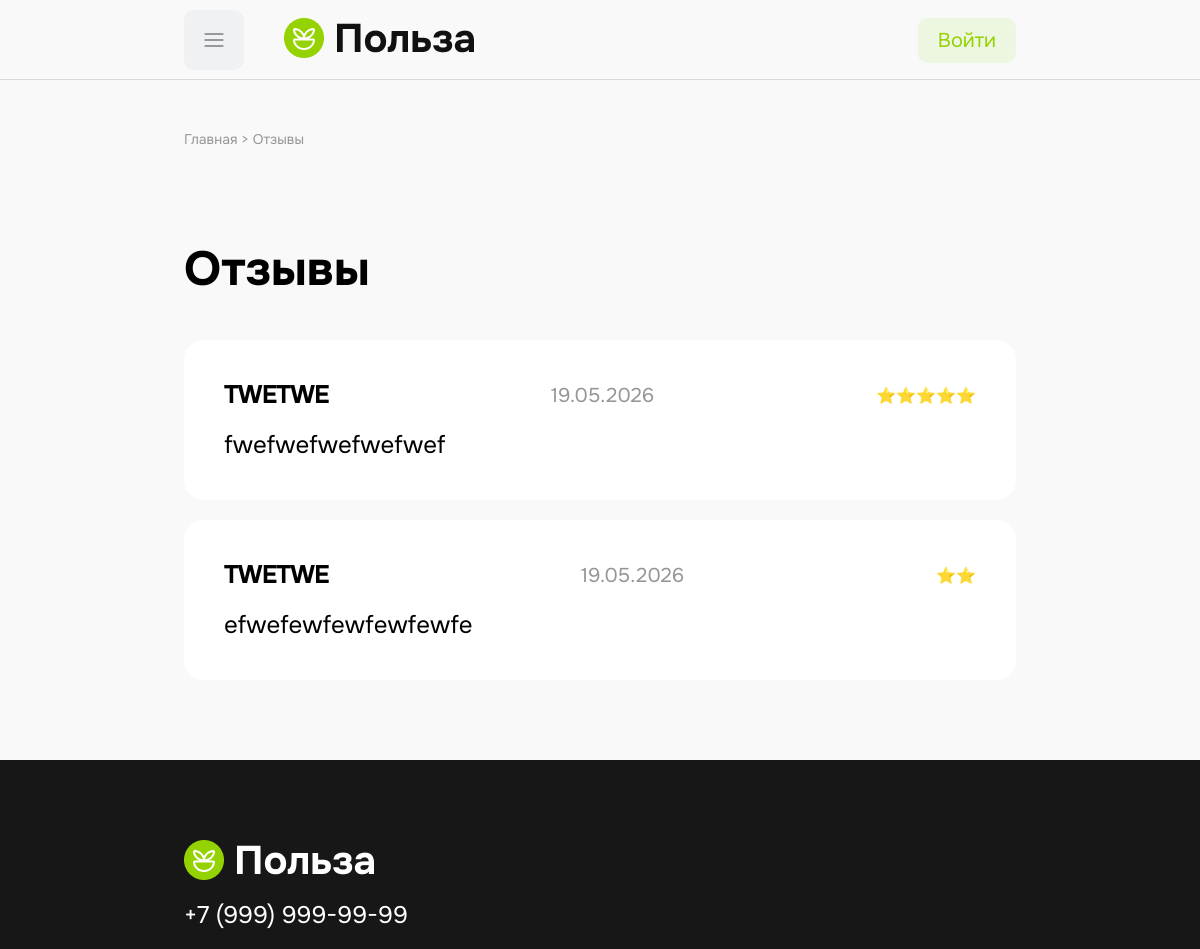
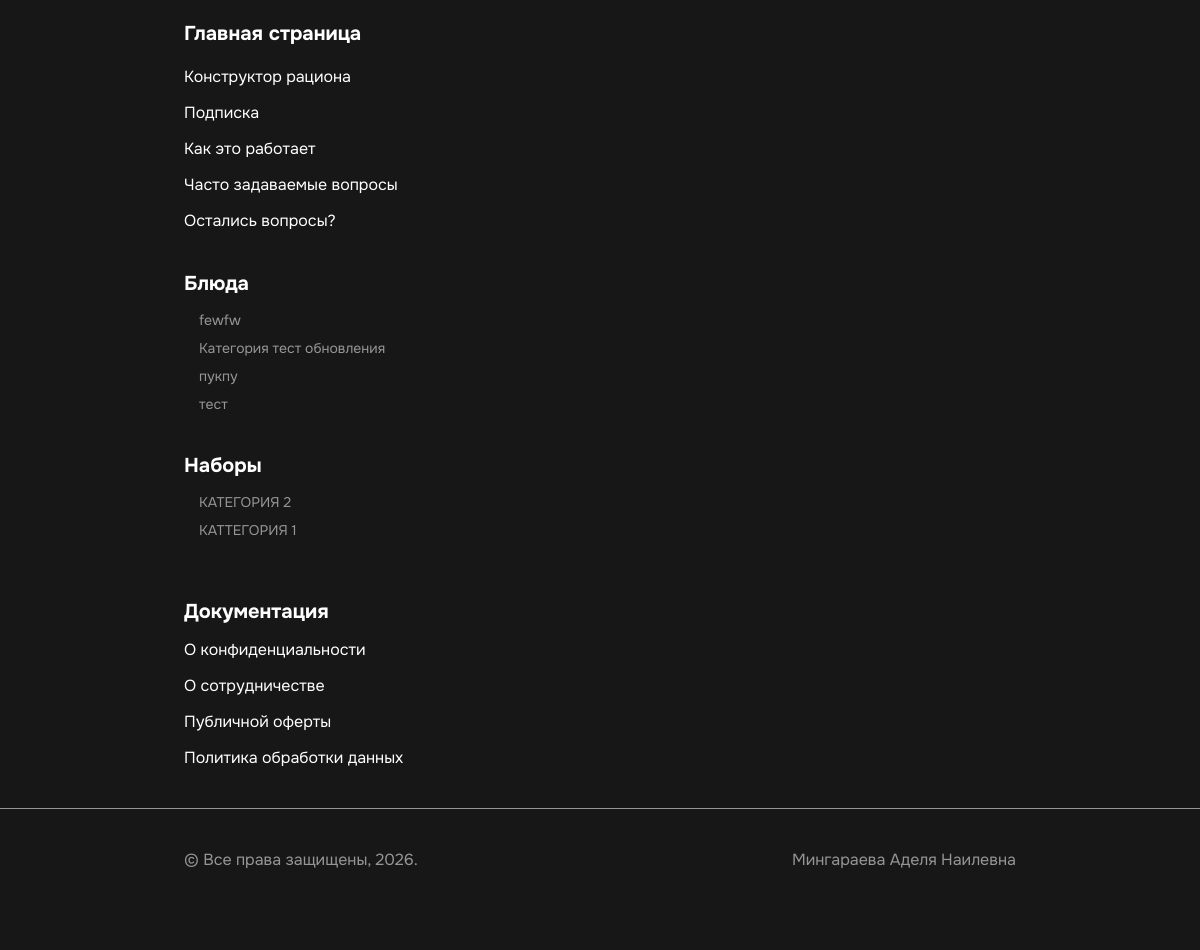
/?page=otz, run on the app's committed database (2 pictures, top to bottom).
### tables this page shows
CREATE TABLE `reviews` (
  `id` int NOT NULL,
  `user_id` int NOT NULL,
  `rating` int NOT NULL,
  `comment` text NOT NULL,
  `created_at` timestamp NOT NULL DEFAULT CURRENT_TIMESTAMP,
  `is_moderated` tinyint(1) DEFAULT '0'
);

CREATE TABLE `users` (
  `id` int NOT NULL,
  `email` varchar(100) NOT NULL,
  `password` varchar(255) NOT NULL,
  `full_name` varchar(150) NOT NULL,
  `phone` varchar(20) DEFAULT NULL,
  `address` text,
  `role` enum('user','admin') DEFAULT 'user',
  `created_at` timestamp NOT NULL DEFAULT CURRENT_TIMESTAMP
);

CREATE TABLE `categories` (
  `id` int NOT NULL,
  `name` varchar(100) NOT NULL
);

CREATE TABLE `sets` (
  `id` int NOT NULL,
  `name` varchar(100) NOT NULL
);

### pages/otz.php (the view)
<?php
    global $connect;
    $stmt = $connect->prepare("
        SELECT r.rating, r.comment, r.created_at, u.full_name
        FROM reviews r
        JOIN users u ON r.user_id = u.id
        WHERE r.is_moderated = 1
        ORDER BY r.created_at DESC
    ");
    $stmt->execute();
    $reviews = $stmt->fetchAll();
?>
<p id="hleb" class="container">Главная > Отзывы</p>
<div class="otz container">
    <h3>Отзывы</h3>
    <?php if (empty($reviews)): ?>
    <p style="text-align:center; color:#666; padding:30px 0;">
        Пока нет отзывов. <a href="index.php?page=dob_otz" style="color:#94D201;">Оставьте первый!</a>
    </p>
    <?php else: ?>
    <div class="otziv">
        <?php foreach ($reviews as $rev): ?>
        <div class="ot1">
            <div class="name">
                <h6><?= htmlspecialchars($rev['full_name'] ?: 'Пользователь') ?></h6>
                <p><?= date('d.m.Y', strtotime($rev['created_at'])) ?></p>
                <div class="rating-stars"><?= str_repeat('⭐', max(0, min(5, $rev['rating']))) ?></div>
            </div>
            <div class="o_txt">
                <p><?= nl2br(htmlspecialchars($rev['comment'])) ?></p>
            </div>
        </div>
        <?php endforeach; ?>
    </div>
    <?php endif; ?>
</div>

### includes/footer.php (shortened to what this page needs)
<footer>
    <div class="foot container">
        <div class="logo_f">
            <img src="image/log_f.png" alt="">
            <a href="tel:+79228805707">+7 (999) 999-99-99</a>
        </div>
        <div class="glav">
            <p>Главная страница</p>
            <a href="">Конструктор рациона</a>
            <a href="">Подписка</a>
            <a href="">Как это работает</a>
            <a href="">Часто задаваемые вопросы</a>
            <a href="">Остались вопросы?</a>
        </div>
        <div class="n_f">
            <ul class="dolb">
                <li class="blu_f">
                    <a href="#" class="bluda_f">Блюда <img src="image/spis.svg" alt=""></a>
                    <ul class="spisok_blud_f">
                        <?php foreach ($dishCategories as $cat): ?>
                        <li>
                            <a href="?page=catalog_blud&category=<?= $cat['id'] ?>">
                                <?= htmlspecialchars($cat['name']) ?>
                            </a>
                        </li>
                        <?php endforeach; ?>
                    </ul>
                </li>
                <li class="blu_f">
                    <a href="#" class="bluda_f">Наборы <img src="image/spis.svg" alt=""></a>
                    <ul class="spisok_blud_f">
                        <?php foreach ($setCategories as $cat): ?>
                        <li>
                            <a href="?page=catalog_nabor&category=<?= $cat['id'] ?>">
                                <?= htmlspecialchars($cat['name']) ?>
                            </a>
                        </li>
                        <?php endforeach; ?>
                    </ul>
                </li>
            </ul>
        </div>
        <div class="docum_f">
            <p>Документация</p>
            <a href="?page=doc">О конфиденциальности</a>
            <a href="?page=doc">О сотрудничестве</a>
            <a href="?page=doc">Публичной оферты</a>
            <a href="?page=doc">Политика обработки данных</a>
        </div>
    </div>
    <hr class="f_hr">
    <div class="f_adel container">
        <p>© Все права защищены, 2026.</p>
        <p>Мингараева Аделя Наилевна</p>
    </div>
</footer>

### css/style.css (style rules this page uses)
* { padding: 0; margin: 0; list-style: none; scroll-behavior: smooth; text-decoration: none; transition: 0.5s; box-sizing: border-box; }
.container { max-width: 1300px; margin: 0 auto; }
body { background-color: #F9F9F9; }
h3 { font-size: 48px; font-family: "b", Arial, Helvetica, sans-serif; margin-top: 80px; margin-bottom: 40px; }
p, label, input, button, a, span, textarea, select { font-family: 'r'; }
ul { display: flex; gap: 40px; align-items: center; }
#hleb { color: #969696; font-family: "r", Arial, Helvetica, sans-serif; font-size: 14px; margin-top: 40px; }
.ot1 { width: 100%; background-color: white; border-radius: 20px; padding: 40px; }
.name { display: flex; justify-content: space-between; align-items: center; }
.name h6 { font-size: 24px; font-family: "m", Arial, Helvetica, sans-serif; }
.name p { color: #969696; font-size: 20px; font-family: "r", Arial, Helvetica, sans-serif; }
.o_txt p { font-weight: 500; margin-top: 20px; font-size: 24px; font-family: "r", Arial, Helvetica, sans-serif; }
.otziv { display: flex; flex-direction: column; gap: 20px; }
footer { margin-top: 80px; background-color: #171717; padding: 80px 0; height: auto; }
.foot { display: flex; justify-content: space-between; gap: 40px; flex-wrap: wrap; }
.logo_f { display: flex; flex-direction: column; gap: 20px; }
.logo_f img { width: 190px; }
.logo_f a { font-size: 24px; font-family: "r", Arial, Helvetica, sans-serif; color: white; }
.glav { display: flex; flex-direction: column; gap: 15px; }
.glav p { font-size: 20px; font-family: "b", Arial, Helvetica, sans-serif; margin-bottom: 5px; color: white; }
.glav a { font-size: 16px; font-family: "r", Arial, Helvetica, sans-serif; color: white; }
.n_f { display: flex; }
.dolb { display: flex; flex-direction: column; align-items: start; gap: 20px; margin: 0; padding: 0; }
.blu_f { position: relative; list-style: none; }
.bluda_f { display: flex; align-items: center; gap: 5px; font-size: 20px; font-family: "b", Arial, Helvetica, sans-serif; color: white; text-decoration: none; }
.spisok_blud_f { display: none; position: absolute; left: 0; top: 100%; background-color: rgb(255, 255, 255); min-width: 250px; box-shadow: 0 8px 16px rgba(0, 0, 0, 0.1); border-radius: 10px; padding: 10px 0; z-index: 11; }
.spisok_blud_f li { list-style: none; }
.spisok_blud_f a { padding: 10px 20px; display: block; font-size: 16px; font-family: "r", Arial, Helvetica, sans-serif; color: rgb(0, 0, 0); text-decoration: none; }
.docum_f { display: flex; flex-direction: column; gap: 15px; }
.docum_f p { font-size: 20px; color: white; font-family: "b", Arial, Helvetica, sans-serif; }
.docum_f a { font-size: 16px; font-family: "r", Arial, Helvetica, sans-serif; color: white; }
hr { height: 1px; background-color: #969696; border: none; margin-top: 80px; }
.f_adel { display: flex; justify-content: space-between; color: #969696; font-size: 16px; margin-top: 40px; font-family: "r", Arial, Helvetica, sans-serif; }

### css/media.css (style rules this page uses)
@media (max-width: 1280px) { .container { max-width: 832px; } }
@media (max-width: 1280px) { .foot { flex-direction: column; align-items: flex-start; gap: 40px; } }
@media (max-width: 1280px) { hr.f_hr { margin-top: 40px; margin-bottom: 20px; } }
@media (max-width: 1280px) { .spisok_blud_f { position: static; display: block; background-color: transparent; box-shadow: none; padding: 0; margin-top: 10px; margin-bottom: 15px; } }
@media (max-width: 1280px) { .spisok_blud_f li { margin-left: 15px; } }
@media (max-width: 1280px) { .spisok_blud_f a { color: #969696; font-size: 14px; padding: 5px 0; } }
@media (max-width: 1280px) { #hleb { overflow-x: auto; white-space: nowrap; padding: 10px 0; margin-bottom: 10px; } }

### data on the page
reviews: user.full_name "TWETWE", created_at "19.05.2026", rating "⭐⭐⭐⭐⭐", comment "fwefwefwefwefwef"
reviews: user.full_name "TWETWE", created_at "19.05.2026", rating "⭐⭐", comment "efwefewfewfewfewfe"
categories: name "fewfw"
categories: name "Категория тест обновления"
categories: name "пукпу"
categories: name "тест"
sets: name "КАТЕГОРИЯ 2"
sets: name "КАТТЕГОРИЯ 1"
